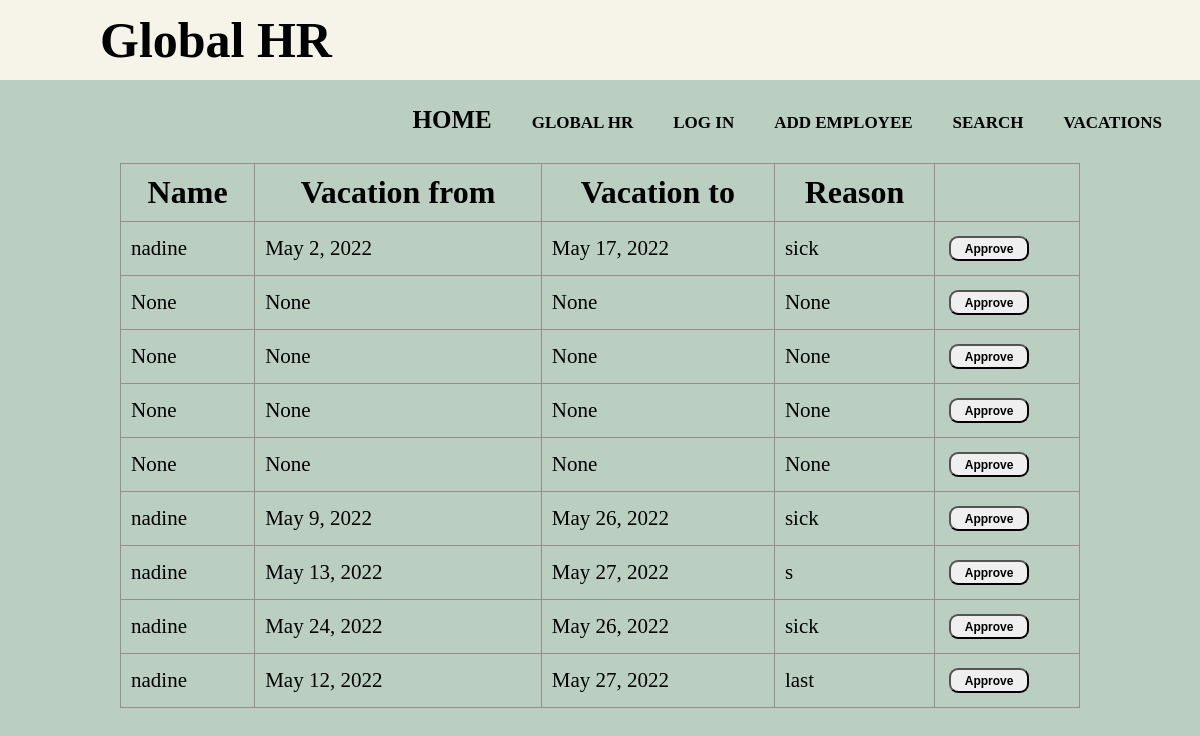
The app's page /accounts/show-vacations with its own data.
### accounts/models.py (models this page shows)
class Vacation(models.Model):
    Name=models.CharField(max_length=150,null=True)
    Id=models.ForeignKey(Employee,on_delete=models.CASCADE,null='True')
    Vacation_from=models.DateField(null=True)
    Vacation_to=models.DateField(null=True)
    Reason=models.CharField(max_length=400,null=True)

### accounts/views.py (the view)
# urls.py: path('show-vacations',views.show_vacations,name='show-vacations'),
def show_vacations(request):
    v = {'vac' : Vacation.objects.all()}
    return render(request,'accounts/show-vacations.html', v)

### templates/accounts/show-vacations.html
{% extends 'baseshow-vacations.html'%}
{% load static%}
{% block content%}
<table>
    <tr>
        <th >Name</th>
        <th>Vacation from</th>
        <th>Vacation to</th>
        <th>Reason</th>
    </tr>
    {% for x in vac %}
    <tr>
        <td>{{x.Name}}</td>
        <td>{{x.Vacation_from}}</td>
        <td>{{x.Vacation_to}}</td>
        <td>{{x.Reason}}</td>
        <td>
            <button class="approve" onclick="keep(this)">Approve</button>
        </td>
    </tr>
    {% endfor %}
</table>
{% endblock content%}

### project/static/Css/show-vacation.css (style rules this page uses)
* { padding:0px; margin:0px; text-decoration: none; list-style: none; box-sizing: border-box; }
body { background-color: #BACEC1; background-size: cover; color:black; font-family: montserrat; }
table,th,td { border: 1px solid #998C8C; border-collapse: collapse; margin: 20px; padding: 10px; }
table { width: 80%; margin-left: auto; margin-right: auto; }
table th { font-size: 32px; }
table td { font-size: 21px; }
table button { font-size: 12px; font-weight: bolder; width: 80px; height: 25px; margin: 4px; cursor: pointer; border-radius: 9px; }

### records on screen
Vacation: Name "nadine", Vacation_from "May 2, 2022", Vacation_to "May 17, 2022", Reason "sick"
Vacation: Name "None", Vacation_from "None", Vacation_to "None", Reason "None"
Vacation: Name "None", Vacation_from "None", Vacation_to "None", Reason "None"
Vacation: Name "None", Vacation_from "None", Vacation_to "None", Reason "None"
Vacation: Name "None", Vacation_from "None", Vacation_to "None", Reason "None"
Vacation: Name "nadine", Vacation_from "May 9, 2022", Vacation_to "May 26, 2022", Reason "sick"
Vacation: Name "nadine", Vacation_from "May 13, 2022", Vacation_to "May 27, 2022", Reason "s"
Vacation: Name "nadine", Vacation_from "May 24, 2022", Vacation_to "May 26, 2022", Reason "sick"
Vacation: Name "nadine", Vacation_from "May 12, 2022", Vacation_to "May 27, 2022", Reason "last"
